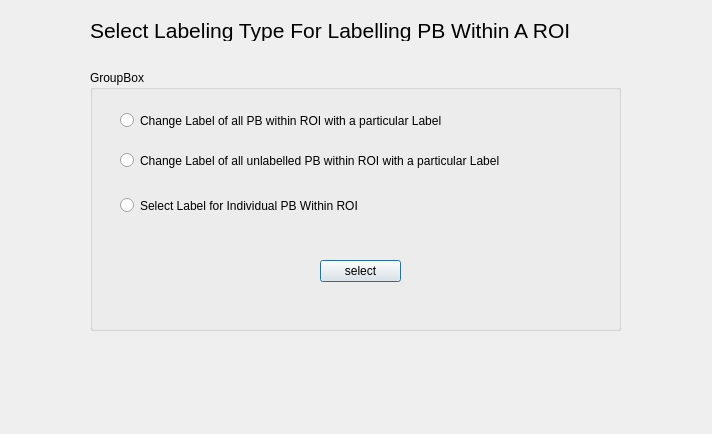
<?xml version="1.0" encoding="UTF-8"?>
<ui version="4.0">
 <class>SelectROILabellingType</class>
 <widget class="QDialog" name="SelectROILabellingType">
  <property name="geometry">
   <rect>
    <x>0</x>
    <y>0</y>
    <width>712</width>
    <height>434</height>
   </rect>
  </property>
  <property name="windowTitle">
   <string>Dialog</string>
  </property>
  <widget class="QGroupBox" name="groupBox">
   <property name="geometry">
    <rect>
     <x>90</x>
     <y>70</y>
     <width>531</width>
     <height>261</height>
    </rect>
   </property>
   <property name="title">
    <string>GroupBox</string>
   </property>
   <widget class="QRadioButton" name="radioButton">
    <property name="geometry">
     <rect>
      <x>30</x>
      <y>40</y>
      <width>381</width>
      <height>21</height>
     </rect>
    </property>
    <property name="text">
     <string>Change Label of all PB within ROI with a particular Label</string>
    </property>
   </widget>
   <widget class="QRadioButton" name="radioButton_2">
    <property name="geometry">
     <rect>
      <x>30</x>
      <y>80</y>
      <width>441</width>
      <height>21</height>
     </rect>
    </property>
    <property name="text">
     <string>Change Label of all unlabelled PB within ROI with a particular Label</string>
    </property>
   </widget>
   <widget class="QRadioButton" name="radioButton_3">
    <property name="geometry">
     <rect>
      <x>30</x>
      <y>120</y>
      <width>421</width>
      <height>31</height>
     </rect>
    </property>
    <property name="text">
     <string>Select Label for Individual PB Within ROI</string>
    </property>
   </widget>
   <widget class="QPushButton" name="pushButton">
    <property name="geometry">
     <rect>
      <x>230</x>
      <y>190</y>
      <width>81</width>
      <height>22</height>
     </rect>
    </property>
    <property name="text">
     <string>select</string>
    </property>
   </widget>
  </widget>
  <widget class="QLabel" name="label">
   <property name="geometry">
    <rect>
     <x>90</x>
     <y>20</y>
     <width>571</width>
     <height>21</height>
    </rect>
   </property>
   <property name="font">
    <font>
     <pointsize>16</pointsize>
    </font>
   </property>
   <property name="text">
    <string>Select Labeling Type For Labelling PB Within A ROI</string>
   </property>
  </widget>
 </widget>
 <resources/>
 <connections/>
</ui>
